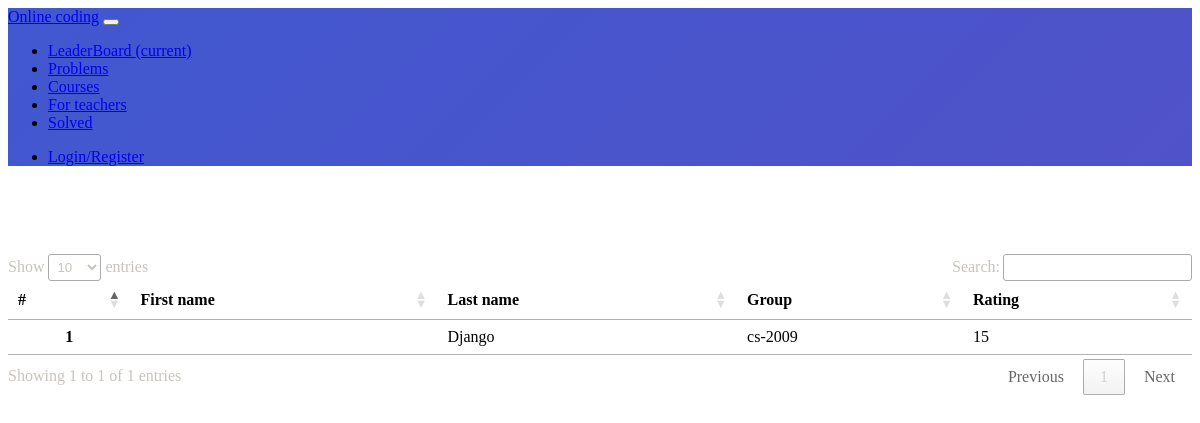
The page /leaderboard on the database as committed earlier.
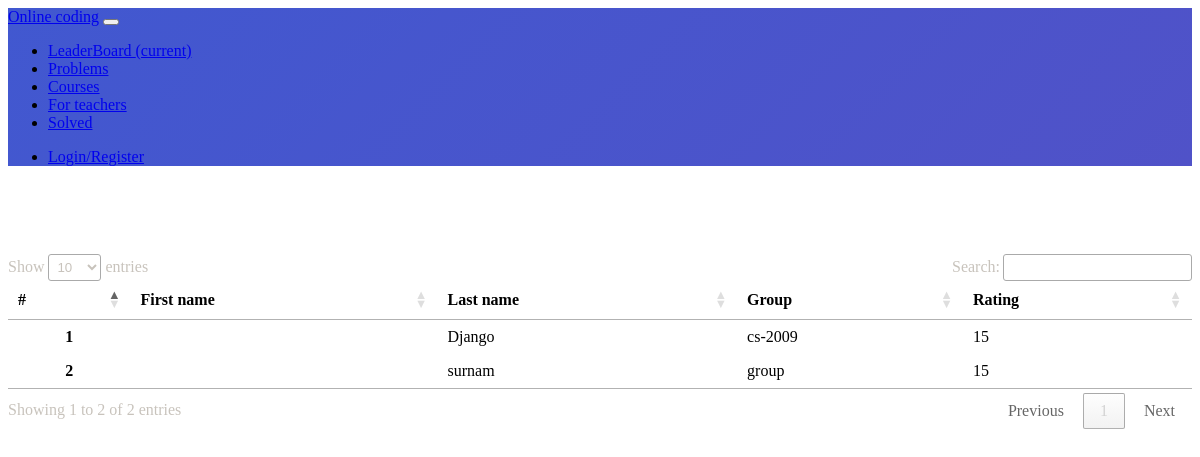
The same page on the database as committed later.
### user/models.py (models this page shows, shortened)
class Student(models.Model):
    user = models.OneToOneField(User, on_delete=models.CASCADE, primary_key=True)
    rating = models.IntegerField(default=0)
    teacher = models.ForeignKey('Teacher', on_delete=models.CASCADE, null=True)

class User(AbstractBaseUser, PermissionsMixin):
    id = models.UUIDField(primary_key=True, default=uuid.uuid4, editable=False)
    first_name = models.CharField(max_length=32)
    surname = models.CharField(max_length=32)
    group = models.CharField(max_length=32)
    role = models.IntegerField(choices=ROLE_CHOICES, default=0)
    is_active = models.BooleanField(default=True)
    is_staff = models.BooleanField(default=False)
    email = models.EmailField(max_length=255, unique=True)
    rating = models.IntegerField(default=0)
    objects = UserManager()
    USERNAME_FIELD = 'email'

### api/views.py (the view, shortened to what this page needs)
# urls.py: path('leaderboard', leaderboard, name='leaderboard'),
def leaderboard(request):
    users = Student.objects.all().order_by('-rating')
    place = 1
    return render(request, 'onlineCoding/leaderboard.html',
                  {
                      'users': users,
                      'place': place
                  })

### templates/onlineCoding/leaderboard.html (shortened to what this page needs)
{% extends 'onlineCoding/base.html' %}
{% block content %}
    <link rel="stylesheet" href="https://cdn.datatables.net/1.12.0/css/jquery.dataTables.min.css">
    {% load static %}
    <link rel="stylesheet" href="{% static 'onlineCoding/css/style.css' %}">
    <div class="my-3 p-3 rounded shadow text-white">
        <table class="table table-hover" id="leaderboard">
            <thead>
            <tr>
                <th scope="col">#</th>
                <th scope="col">First name</th>
                <th scope="col">Last name</th>
                <th scope="col">Group</th>
                <th scope="col">Rating</th>
            </tr>
            </thead>
            <tbody>
            {% for user in users %}
                <tr >
                    <th scope="row">
                        {{ forloop.counter }}
                    </th>
                    <td>{{ user.first_name }}</td>
                    <td>{{ user.user.surname }}</td>
                    <td>{{ user.user.group }}</td>
                    <td>{{ user.rating }}</td>
                </tr>
            {% endfor %}
        </table>
    </div>
{% endblock %}

Rows that differ between the two databases and show on the page:
added Student: user.surname "surnam", user.group "group", rating "15"
Other text that changed with them:
text written by a page script: "Show entries Search: Showing 1 to 1 of 1 entries Previous 1 Next" → "Show entries Search: Showing 1 to 2 of 2 entries Previous 1 Next"
